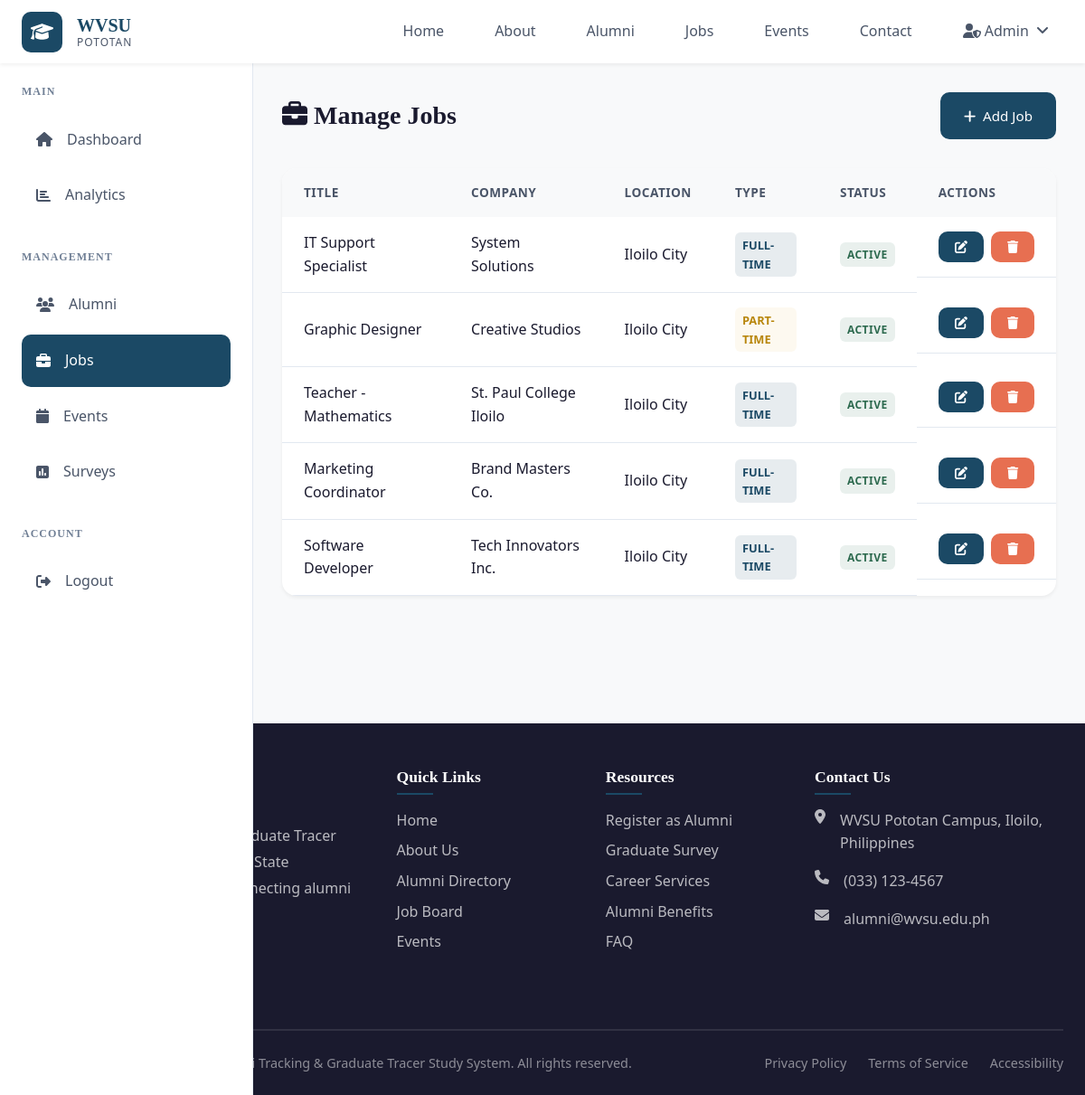
Screenshot of /admin/jobs (signed in) with the database file from the repository.
### app.py (models this page shows)
class Job(db.Model):
    id = db.Column(db.Integer, primary_key=True)
    title = db.Column(db.String(200), nullable=False)
    company = db.Column(db.String(200), nullable=False)
    description = db.Column(db.Text)
    requirements = db.Column(db.Text)
    location = db.Column(db.String(100))
    salary_min = db.Column(db.Integer)
    salary_max = db.Column(db.Integer)
    salary_display = db.Column(db.String(100))
    job_type = db.Column(db.String(50))  # full-time, part-time, contract
    category = db.Column(db.String(100))
    posted_date = db.Column(db.DateTime, default=datetime.utcnow)
    deadline = db.Column(db.Date)
    is_active = db.Column(db.Boolean, default=True)
    apply_link = db.Column(db.String(300))

### app.py (the view)
@app.route('/admin/jobs')
@login_required
def admin_jobs():
    if current_user.role != 'admin':
        flash('Access denied.', 'danger')
        return redirect(url_for('dashboard'))
    jobs_list = Job.query.order_by(Job.posted_date.desc()).all()
    return render_template('admin_jobs.html', jobs=jobs_list)

### app.py (called while the page is built)
@login_manager.user_loader
def load_user(user_id):
    return User.query.get(int(user_id))

### templates/admin_jobs.html (shortened to what this page needs)
{% extends "base.html" %}
{% block content %}
<div class="dashboard-layout">
    {% include 'admin_sidebar.html' %}
    <div class="main-content">
        <div class="dashboard-header">
            <h1><i class="fas fa-briefcase"></i> Manage Jobs</h1>
            <a href="{{ url_for('admin_add_job') }}" class="btn btn-primary">
                <i class="fas fa-plus"></i> Add Job
            </a>
        </div>
        <div class="table-container">
            <table class="table">
                <thead>
                    <tr>
                        <th>Title</th>
                        <th>Company</th>
                        <th>Location</th>
                        <th>Type</th>
                        <th>Status</th>
                        <th>Actions</th>
                    </tr>
                </thead>
                <tbody>
                    {% for job in jobs %}
                    <tr>
                        <td>{{ job.title }}</td>
                        <td>{{ job.company }}</td>
                        <td>{{ job.location }}</td>
                        <td><span class="job-type {{ job.job_type }}">{{ job.job_type }}</span></td>
                        <td>
                            {% if job.is_active %}
                            <span class="badge badge-success">Active</span>
                            {% else %}
                            <span class="badge badge-danger">Inactive</span>
                            {% endif %}
                        </td>
                        <td class="table-actions">
                            <a href="{{ url_for('admin_edit_job', job_id=job.id) }}" class="btn btn-sm btn-primary">
                                <i class="fas fa-edit"></i>
                            </a>
                            <form method="POST" action="{{ url_for('admin_delete_job', job_id=job.id) }}" style="display:inline;" onsubmit="return confirm('Are you sure you want to delete this job?');">
                                <button type="submit" class="btn btn-sm btn-danger">
                                    <i class="fas fa-trash"></i>
                                </button>
                            </form>
                        </td>
                    </tr>
                    {% endfor %}
                </tbody>
            </table>
        </div>
    </div>
</div>
{% endblock %}

### static/css/style.css (style rules this page uses)
:root { --primary: #1B4965; --primary-dark: #153a52; --primary-light: #2a5f7f; --secondary: #5FA8D3; --accent: #CAE9FF; --highlight: #62B6CB; --success: #2D6A4F; --success-light: #40916C; --warning: #E9C46A; --danger: #E76F51; --danger-light: #f4a261; --bg-body: #F8F9FA; --bg-card: #FFFFFF; --bg-dark: #1A1A2E; --text-primary: #1A1A2E; --text-secondary: #4a5568; --text-muted: #718096; --border-color: #E2E8F0; --border-light: #EDF2F7; --font-heading: 'Georgia', serif; --font-body: 'Segoe UI', Tahoma, Geneva, Verdana, sans-serif; --space-xs: 0.25rem; --space-sm: 0.5rem; --space-md: 1rem; --space-lg: 1.5rem; --space-xl: 2rem; --space-xxl: 3rem; --shadow-sm: 0 2px 4px rgba(0, 0, 0, 0.06); --shadow-md: 0 4px 12px rgba(0, 0, 0, 0.1); --shadow-lg: 0 8px 24px rgba(0, 0, 0, 0.12); --radius-sm: 6px; --radius-md: 10px; --radius-lg: 16px; --radius-xl: 24px; --radius-full: 50%; --transition-fast: 0.15s ease; --transition-base: 0.3s ease; --navbar-height: 70px; --sidebar-width: 280px; --max-width: 1400px; }
*, *::before, *::after { box-sizing: border-box; margin: 0; padding: 0; }
html { scroll-behavior: smooth; }
body { font-family: var(--font-body); font-size: 16px; line-height: 1.6; color: var(--text-primary); background-color: var(--bg-body); min-height: 100vh; }
a { text-decoration: none; color: inherit; transition: var(--transition-base); }
button, input, textarea, select { font-family: inherit; font-size: inherit; }
h1, h2, h3, h4, h5, h6 { font-family: var(--font-heading); font-weight: 600; line-height: 1.3; color: var(--text-primary); }
h1 { font-size: 2.5rem; }
.btn { display: inline-flex; align-items: center; justify-content: center; gap: var(--space-sm); padding: 0.75rem 1.5rem; font-weight: 500; font-size: 0.95rem; border: 2px solid transparent; border-radius: var(--radius-md); cursor: pointer; transition: var(--transition-base); text-align: center; white-space: nowrap; }
.btn-primary { background: var(--primary); color: white; border-color: var(--primary); }
.btn-danger { background: var(--danger); color: white; border-color: var(--danger); }
.btn-sm { padding: 0.5rem 1rem; font-size: 0.875rem; }
.dashboard-layout { display: flex; min-height: 100vh; padding-top: var(--navbar-height); }
.main-content { flex: 1; margin-left: var(--sidebar-width); padding: var(--space-xl); background: var(--bg-body); }
.dashboard-header { display: flex; justify-content: space-between; align-items: center; margin-bottom: var(--space-xl); }
.dashboard-header h1 { font-size: 1.75rem; }
.table-container { background: var(--bg-card); border-radius: var(--radius-lg); box-shadow: var(--shadow-sm); overflow: hidden; }
.table { width: 100%; border-collapse: collapse; }
.table th, .table td { padding: var(--space-md) var(--space-lg); text-align: left; }
.table th { background: var(--bg-body); font-weight: 600; font-size: 0.85rem; text-transform: uppercase; letter-spacing: 0.5px; color: var(--text-secondary); }
.table td { border-bottom: 1px solid var(--border-color); }
.table-actions { display: flex; gap: var(--space-sm); }
.job-type { display: inline-block; padding: var(--space-xs) var(--space-sm); border-radius: var(--radius-sm); font-size: 0.8rem; font-weight: 600; text-transform: uppercase; }
.job-type.full-time { background: rgba(27, 73, 101, 0.1); color: var(--primary); }
.job-type.part-time { background: rgba(233, 196, 106, 0.1); color: #b8860b; }
.badge { display: inline-flex; align-items: center; padding: var(--space-xs) var(--space-sm); font-size: 0.75rem; font-weight: 600; border-radius: var(--radius-sm); text-transform: uppercase; letter-spacing: 0.5px; }
.badge-success { background: rgba(45, 106, 79, 0.1); color: var(--success); }

### rows the page displays
Job: title "IT Support Specialist", company "System Solutions", location "Iloilo City", job_type "FULL-TIME", is_active "ACTIVE"
Job: title "Graphic Designer", company "Creative Studios", location "Iloilo City", job_type "PART-TIME", is_active "ACTIVE"
Job: title "Teacher - Mathematics", company "St. Paul College Iloilo", location "Iloilo City", job_type "FULL-TIME", is_active "ACTIVE"
Job: title "Marketing Coordinator", company "Brand Masters Co.", location "Iloilo City", job_type "FULL-TIME", is_active "ACTIVE"
Job: title "Software Developer", company "Tech Innovators Inc.", location "Iloilo City", job_type "FULL-TIME", is_active "ACTIVE"
